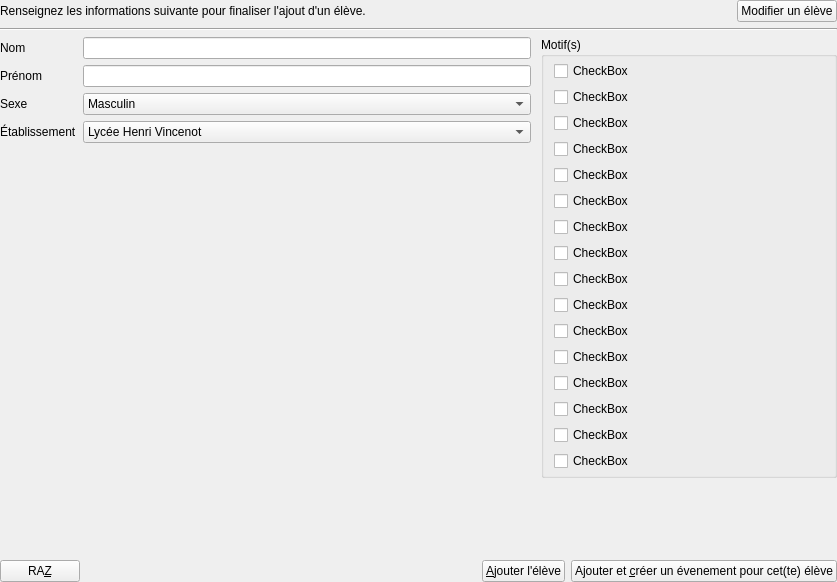
<?xml version="1.0" encoding="UTF-8"?>
<ui version="4.0">
 <class>EleveView</class>
 <widget class="QWidget" name="EleveView">
  <property name="geometry">
   <rect>
    <x>0</x>
    <y>0</y>
    <width>837</width>
    <height>582</height>
   </rect>
  </property>
  <property name="windowTitle">
   <string>Form</string>
  </property>
  <layout class="QVBoxLayout" name="verticalLayout">
   <property name="leftMargin">
    <number>0</number>
   </property>
   <property name="topMargin">
    <number>0</number>
   </property>
   <property name="rightMargin">
    <number>0</number>
   </property>
   <property name="bottomMargin">
    <number>0</number>
   </property>
   <item>
    <layout class="QHBoxLayout" name="horizontalLayout_3">
     <item>
      <widget class="QLabel" name="label">
       <property name="text">
        <string>Renseignez les informations suivante pour finaliser l'ajout d'un élève.</string>
       </property>
      </widget>
     </item>
     <item>
      <spacer name="horizontalSpacer_2">
       <property name="orientation">
        <enum>Qt::Horizontal</enum>
       </property>
       <property name="sizeHint" stdset="0">
        <size>
         <width>40</width>
         <height>20</height>
        </size>
       </property>
      </spacer>
     </item>
     <item>
      <widget class="QPushButton" name="pushButton">
       <property name="text">
        <string>Modifier un élève</string>
       </property>
      </widget>
     </item>
    </layout>
   </item>
   <item>
    <widget class="Line" name="line">
     <property name="orientation">
      <enum>Qt::Horizontal</enum>
     </property>
    </widget>
   </item>
   <item>
    <layout class="QHBoxLayout" name="horizontalLayout">
     <item>
      <layout class="QFormLayout" name="formLayout">
       <item row="0" column="0">
        <widget class="QLabel" name="label_2">
         <property name="text">
          <string>Nom</string>
         </property>
        </widget>
       </item>
       <item row="0" column="1">
        <widget class="QLineEdit" name="leNom">
         <property name="maximumSize">
          <size>
           <width>16777215</width>
           <height>16777215</height>
          </size>
         </property>
         <property name="maxLength">
          <number>255</number>
         </property>
        </widget>
       </item>
       <item row="1" column="0">
        <widget class="QLabel" name="label_3">
         <property name="text">
          <string>Prénom</string>
         </property>
        </widget>
       </item>
       <item row="1" column="1">
        <widget class="QLineEdit" name="lePrenom">
         <property name="maximumSize">
          <size>
           <width>16777215</width>
           <height>16777215</height>
          </size>
         </property>
         <property name="maxLength">
          <number>255</number>
         </property>
        </widget>
       </item>
       <item row="2" column="0">
        <widget class="QLabel" name="label_4">
         <property name="text">
          <string>Sexe</string>
         </property>
        </widget>
       </item>
       <item row="2" column="1">
        <widget class="QComboBox" name="cbSexe">
         <item>
          <property name="text">
           <string>Masculin</string>
          </property>
         </item>
         <item>
          <property name="text">
           <string>Féminin</string>
          </property>
         </item>
        </widget>
       </item>
       <item row="3" column="0">
        <widget class="QLabel" name="label_5">
         <property name="text">
          <string>Établissement</string>
         </property>
        </widget>
       </item>
       <item row="3" column="1">
        <widget class="QComboBox" name="cbEtablissement">
         <item>
          <property name="text">
           <string>Lycée Henri Vincenot</string>
          </property>
         </item>
         <item>
          <property name="text">
           <string>Collège Henri Vincenot</string>
          </property>
         </item>
         <item>
          <property name="text">
           <string>Cité scolaire Henri Vincenot</string>
          </property>
         </item>
        </widget>
       </item>
      </layout>
     </item>
     <item>
      <widget class="QWidget" name="widget" native="true">
       <property name="sizePolicy">
        <sizepolicy hsizetype="Expanding" vsizetype="Preferred">
         <horstretch>0</horstretch>
         <verstretch>0</verstretch>
        </sizepolicy>
       </property>
       <property name="maximumSize">
        <size>
         <width>300</width>
         <height>16777215</height>
        </size>
       </property>
       <layout class="QVBoxLayout" name="verticalLayout_3">
        <property name="spacing">
         <number>0</number>
        </property>
        <property name="leftMargin">
         <number>4</number>
        </property>
        <property name="topMargin">
         <number>0</number>
        </property>
        <property name="rightMargin">
         <number>0</number>
        </property>
        <property name="bottomMargin">
         <number>0</number>
        </property>
        <item>
         <widget class="QGroupBox" name="groupBox">
          <property name="title">
           <string>Motif(s)</string>
          </property>
          <layout class="QVBoxLayout" name="verticalLayout_2">
           <property name="leftMargin">
            <number>4</number>
           </property>
           <property name="topMargin">
            <number>4</number>
           </property>
           <property name="rightMargin">
            <number>4</number>
           </property>
           <property name="bottomMargin">
            <number>4</number>
           </property>
           <item>
            <layout class="QFormLayout" name="formLayout_2">
             <property name="sizeConstraint">
              <enum>QLayout::SetMaximumSize</enum>
             </property>
             <property name="bottomMargin">
              <number>0</number>
             </property>
             <item row="0" column="1">
              <widget class="QCheckBox" name="checkBox">
               <property name="sizePolicy">
                <sizepolicy hsizetype="Expanding" vsizetype="Fixed">
                 <horstretch>0</horstretch>
                 <verstretch>0</verstretch>
                </sizepolicy>
               </property>
               <property name="maximumSize">
                <size>
                 <width>300</width>
                 <height>16777215</height>
                </size>
               </property>
               <property name="text">
                <string>CheckBox</string>
               </property>
              </widget>
             </item>
             <item row="1" column="1">
              <widget class="QCheckBox" name="checkBox_2">
               <property name="sizePolicy">
                <sizepolicy hsizetype="Expanding" vsizetype="Fixed">
                 <horstretch>0</horstretch>
                 <verstretch>0</verstretch>
                </sizepolicy>
               </property>
               <property name="maximumSize">
                <size>
                 <width>300</width>
                 <height>16777215</height>
                </size>
               </property>
               <property name="text">
                <string>CheckBox</string>
               </property>
              </widget>
             </item>
             <item row="2" column="1">
              <widget class="QCheckBox" name="checkBox_3">
               <property name="sizePolicy">
                <sizepolicy hsizetype="Expanding" vsizetype="Fixed">
                 <horstretch>0</horstretch>
                 <verstretch>0</verstretch>
                </sizepolicy>
               </property>
               <property name="maximumSize">
                <size>
                 <width>300</width>
                 <height>16777215</height>
                </size>
               </property>
               <property name="text">
                <string>CheckBox</string>
               </property>
              </widget>
             </item>
             <item row="3" column="1">
              <widget class="QCheckBox" name="checkBox_4">
               <property name="sizePolicy">
                <sizepolicy hsizetype="Expanding" vsizetype="Fixed">
                 <horstretch>0</horstretch>
                 <verstretch>0</verstretch>
                </sizepolicy>
               </property>
               <property name="maximumSize">
                <size>
                 <width>300</width>
                 <height>16777215</height>
                </size>
               </property>
               <property name="text">
                <string>CheckBox</string>
               </property>
              </widget>
             </item>
             <item row="4" column="1">
              <widget class="QCheckBox" name="checkBox_5">
               <property name="sizePolicy">
                <sizepolicy hsizetype="Expanding" vsizetype="Fixed">
                 <horstretch>0</horstretch>
                 <verstretch>0</verstretch>
                </sizepolicy>
               </property>
               <property name="maximumSize">
                <size>
                 <width>300</width>
                 <height>16777215</height>
                </size>
               </property>
               <property name="text">
                <string>CheckBox</string>
               </property>
              </widget>
             </item>
             <item row="5" column="1">
              <widget class="QCheckBox" name="checkBox_8">
               <property name="sizePolicy">
                <sizepolicy hsizetype="Expanding" vsizetype="Fixed">
                 <horstretch>0</horstretch>
                 <verstretch>0</verstretch>
                </sizepolicy>
               </property>
               <property name="maximumSize">
                <size>
                 <width>300</width>
                 <height>16777215</height>
                </size>
               </property>
               <property name="text">
                <string>CheckBox</string>
               </property>
              </widget>
             </item>
             <item row="6" column="1">
              <widget class="QCheckBox" name="checkBox_6">
               <property name="sizePolicy">
                <sizepolicy hsizetype="Expanding" vsizetype="Fixed">
                 <horstretch>0</horstretch>
                 <verstretch>0</verstretch>
                </sizepolicy>
               </property>
               <property name="maximumSize">
                <size>
                 <width>300</width>
                 <height>16777215</height>
                </size>
               </property>
               <property name="text">
                <string>CheckBox</string>
               </property>
              </widget>
             </item>
             <item row="7" column="1">
              <widget class="QCheckBox" name="checkBox_7">
               <property name="sizePolicy">
                <sizepolicy hsizetype="Expanding" vsizetype="Fixed">
                 <horstretch>0</horstretch>
                 <verstretch>0</verstretch>
                </sizepolicy>
               </property>
               <property name="maximumSize">
                <size>
                 <width>300</width>
                 <height>16777215</height>
                </size>
               </property>
               <property name="text">
                <string>CheckBox</string>
               </property>
              </widget>
             </item>
             <item row="8" column="1">
              <widget class="QCheckBox" name="checkBox_9">
               <property name="sizePolicy">
                <sizepolicy hsizetype="Expanding" vsizetype="Fixed">
                 <horstretch>0</horstretch>
                 <verstretch>0</verstretch>
                </sizepolicy>
               </property>
               <property name="maximumSize">
                <size>
                 <width>300</width>
                 <height>16777215</height>
                </size>
               </property>
               <property name="text">
                <string>CheckBox</string>
               </property>
              </widget>
             </item>
             <item row="9" column="1">
              <widget class="QCheckBox" name="checkBox_10">
               <property name="sizePolicy">
                <sizepolicy hsizetype="Expanding" vsizetype="Fixed">
                 <horstretch>0</horstretch>
                 <verstretch>0</verstretch>
                </sizepolicy>
               </property>
               <property name="maximumSize">
                <size>
                 <width>300</width>
                 <height>16777215</height>
                </size>
               </property>
               <property name="text">
                <string>CheckBox</string>
               </property>
              </widget>
             </item>
             <item row="10" column="1">
              <widget class="QCheckBox" name="checkBox_11">
               <property name="sizePolicy">
                <sizepolicy hsizetype="Expanding" vsizetype="Fixed">
                 <horstretch>0</horstretch>
                 <verstretch>0</verstretch>
                </sizepolicy>
               </property>
               <property name="maximumSize">
                <size>
                 <width>300</width>
                 <height>16777215</height>
                </size>
               </property>
               <property name="text">
                <string>CheckBox</string>
               </property>
              </widget>
             </item>
             <item row="11" column="1">
              <widget class="QCheckBox" name="checkBox_12">
               <property name="sizePolicy">
                <sizepolicy hsizetype="Expanding" vsizetype="Fixed">
                 <horstretch>0</horstretch>
                 <verstretch>0</verstretch>
                </sizepolicy>
               </property>
               <property name="maximumSize">
                <size>
                 <width>300</width>
                 <height>16777215</height>
                </size>
               </property>
               <property name="text">
                <string>CheckBox</string>
               </property>
              </widget>
             </item>
             <item row="12" column="1">
              <widget class="QCheckBox" name="checkBox_13">
               <property name="sizePolicy">
                <sizepolicy hsizetype="Expanding" vsizetype="Fixed">
                 <horstretch>0</horstretch>
                 <verstretch>0</verstretch>
                </sizepolicy>
               </property>
               <property name="maximumSize">
                <size>
                 <width>300</width>
                 <height>16777215</height>
                </size>
               </property>
               <property name="text">
                <string>CheckBox</string>
               </property>
              </widget>
             </item>
             <item row="13" column="1">
              <widget class="QCheckBox" name="checkBox_14">
               <property name="sizePolicy">
                <sizepolicy hsizetype="Expanding" vsizetype="Fixed">
                 <horstretch>0</horstretch>
                 <verstretch>0</verstretch>
                </sizepolicy>
               </property>
               <property name="maximumSize">
                <size>
                 <width>300</width>
                 <height>16777215</height>
                </size>
               </property>
               <property name="text">
                <string>CheckBox</string>
               </property>
              </widget>
             </item>
             <item row="14" column="1">
              <widget class="QCheckBox" name="checkBox_15">
               <property name="sizePolicy">
                <sizepolicy hsizetype="Expanding" vsizetype="Fixed">
                 <horstretch>0</horstretch>
                 <verstretch>0</verstretch>
                </sizepolicy>
               </property>
               <property name="maximumSize">
                <size>
                 <width>300</width>
                 <height>16777215</height>
                </size>
               </property>
               <property name="text">
                <string>CheckBox</string>
               </property>
              </widget>
             </item>
             <item row="15" column="1">
              <widget class="QCheckBox" name="checkBox_16">
               <property name="sizePolicy">
                <sizepolicy hsizetype="Expanding" vsizetype="Fixed">
                 <horstretch>0</horstretch>
                 <verstretch>0</verstretch>
                </sizepolicy>
               </property>
               <property name="maximumSize">
                <size>
                 <width>300</width>
                 <height>16777215</height>
                </size>
               </property>
               <property name="text">
                <string>CheckBox</string>
               </property>
              </widget>
             </item>
            </layout>
           </item>
          </layout>
         </widget>
        </item>
       </layout>
      </widget>
     </item>
    </layout>
   </item>
   <item>
    <spacer name="verticalSpacer">
     <property name="orientation">
      <enum>Qt::Vertical</enum>
     </property>
     <property name="sizeHint" stdset="0">
      <size>
       <width>20</width>
       <height>40</height>
      </size>
     </property>
    </spacer>
   </item>
   <item>
    <layout class="QHBoxLayout" name="horizontalLayout_2">
     <item>
      <widget class="QPushButton" name="pbRAZ">
       <property name="text">
        <string>RA&amp;Z</string>
       </property>
      </widget>
     </item>
     <item>
      <spacer name="horizontalSpacer">
       <property name="orientation">
        <enum>Qt::Horizontal</enum>
       </property>
       <property name="sizeHint" stdset="0">
        <size>
         <width>40</width>
         <height>20</height>
        </size>
       </property>
      </spacer>
     </item>
     <item>
      <widget class="QPushButton" name="pbAjoutEleve">
       <property name="text">
        <string>&amp;Ajouter l'élève</string>
       </property>
      </widget>
     </item>
     <item>
      <widget class="QPushButton" name="pbAjoutEleveEtEvt">
       <property name="text">
        <string>Ajouter et &amp;créer un évenement pour cet(te) élève</string>
       </property>
      </widget>
     </item>
    </layout>
   </item>
  </layout>
 </widget>
 <resources/>
 <connections/>
</ui>
